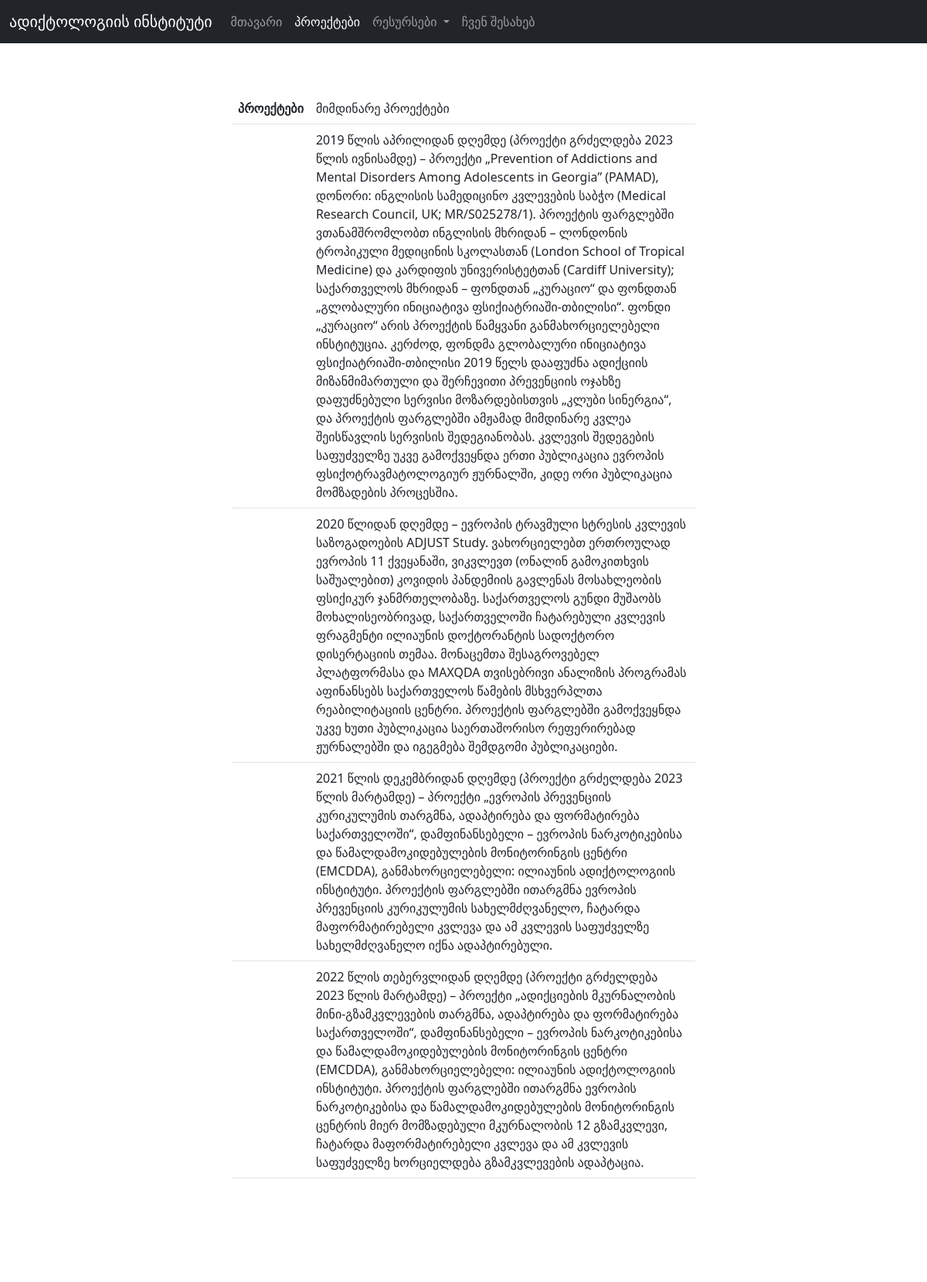
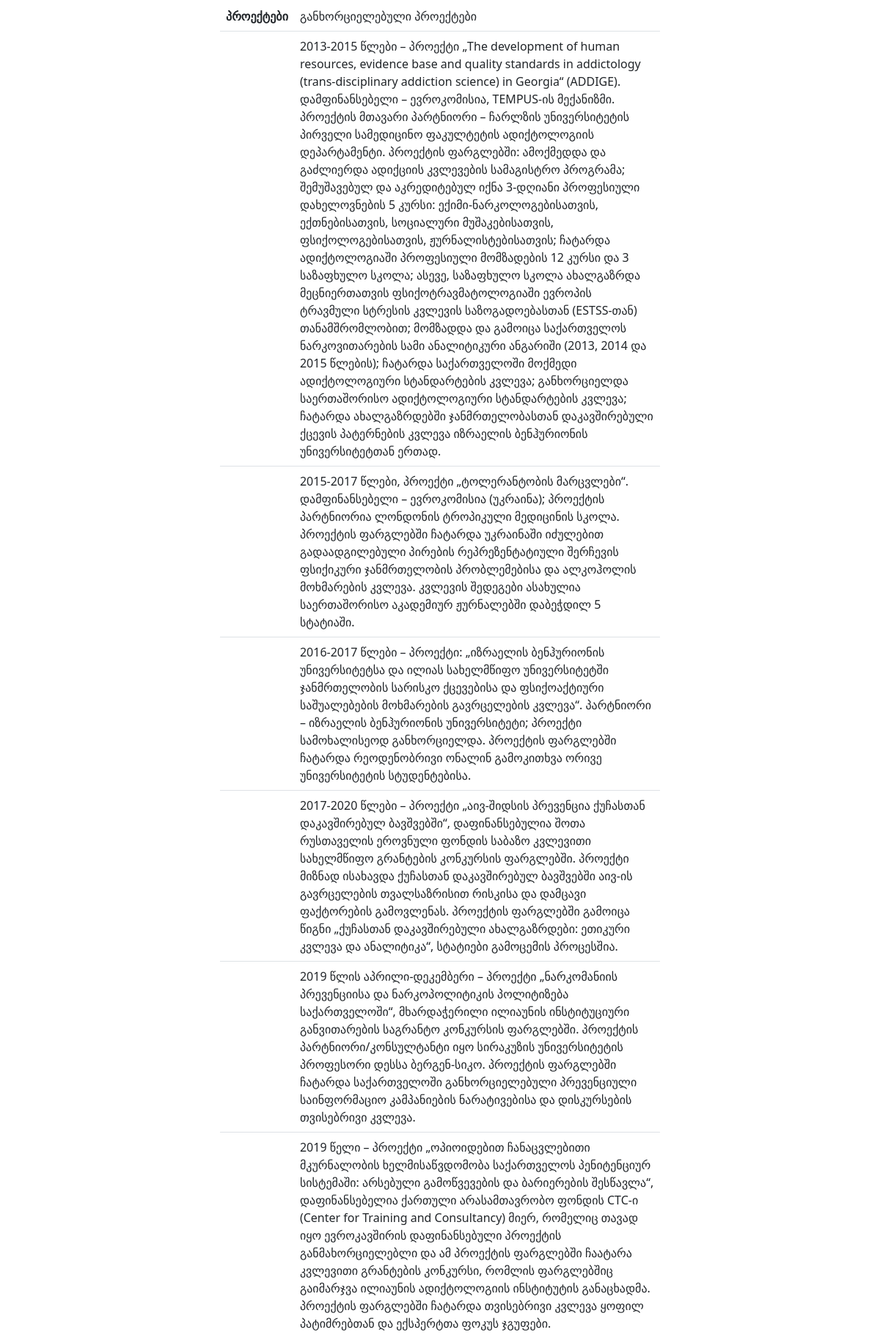
The app's page /projects (upper part) with its own data (2 pictures, top to bottom).
### addiction/models/projects.py (models this page shows)
class Project(BaseModel):
    __tablename__ = 'projects'
    id=db.Column(db.Integer, primary_key=True)
    current=db.Column(db.String)
    implemented=db.Column(db.String)

### addiction/views/main/routes.py (the view)
@main_blueprint.route("/projects")
def projects():
    projects=Project.query.all()
    return render_template("main/projects.html", name_dict=name_dict, projects=projects)

### addiction/templates/main/projects.html (shortened to what this page needs)
{%extends "layouts/base.html"%}
{%block content%}
<div class="d-flex justify-content-center mt-5 mb-5">
<div class="col-md-7 col-lg-6 mt-3">
<table class="table borderless">
    <tbody>
      <tr>
        <th>პროექტები</th>
        <td>მიმდინარე პროექტები</td>
    </tr>
        {%for i in projects%}
        {%if i.current%}
        <tr>
        <td></td>
        <td>{{i.current}}</td>
        </tr>
        {%endif%}
        {%endfor%}
    </tbody>
  </table>
  <br>
  <br>
  <br>
  <br>
  <br>
  <table class="table borderless">
    <tbody>
      <tr>
        <th>პროექტები</th>
        <td>განხორციელებული პროექტები</td>
    </tr>
        {%for i in projects%}
        <tr>
        <td></td>
        <td>{{i.implemented}}</td>
        </tr>
        {%endfor%}
    </tbody>
  </table>
</div>
</div>
{%endblock%}

### records on screen
Project: current "2019 წლის აპრილიდან დღემდე (პროექტი გრძელდება 2023 წლის ივნისამდე) – პროექტი „Prevention of Addictions and Mental Disorders Among Adolescents in Georgia” (PAMAD), დონორი: ინგლისის სამედიცინო კვლევების საბჭო (Medical Research Council, UK; MR/S025278/1). პროექტის ფარგლებში ვთანამშრომლობთ ინგლისის მხრიდან – ლონდონის ტროპიკული მედიცინის სკოლასთან (London School of Tropical Medicine) და კარდიფის უნივერისტეტთან (Cardiff University); საქართველოს მხრიდან – ფონდთან „კურაციო“ და ფონდთან „გლობალური ინიციატივა ფსიქიატრიაში-თბილისი“. ფონდი „კურაციო“ არის პროექტის წამყვანი განმახორციელებელი ინსტიტუცია. კერძოდ, ფონდმა გლობალური ინიციატივა ფსიქიატრიაში-თბილისი 2019 წელს დააფუძნა ადიქციის მიზანმიმართული და…", implemented "2013-2015 წლები – პროექტი „The development of human resources, evidence base and quality standards in addictology (trans-disciplinary addiction science) in Georgia“ (ADDIGE). დამფინანსებელი – ევროკომისია, TEMPUS-ის მექანიზმი. პროექტის მთავარი პარტნიორი – ჩარლზის უნივერსიტეტის პირველი სამედიცინო ფაკულტეტის ადიქტოლოგიის დეპარტამენტი. პროექტის ფარგლებში: ამოქმედდა და გაძლიერდა ადიქციის კვლევების სამაგისტრო პროგრამა; შემუშავებულ და აკრედიტებულ იქნა 3-დღიანი პროფესიული დახელოვნების 5 კურსი: ექიმი-ნარკოლოგებისათვის, ექთნებისათვის, სოციალური მუშაკებისათვის, ფსიქოლოგებისათვის, ჟურნალისტებისათვის; ჩატარდა ადიქტოლოგიაში პროფესიული მომზადების 12 კურსი და 3 საზაფხულო სკოლა; ასევე, საზაფხულო სკოლა…"
Project: current "2020 წლიდან დღემდე – ევროპის ტრავმული სტრესის კვლევის საზოგადოების ADJUST Study. ვახორციელებთ ერთროულად ევროპის 11 ქვეყანაში, ვიკვლევთ (ონალინ გამოკითხვის საშუალებით) კოვიდის პანდემიის გავლენას მოსახლეობის ფსიქიკურ ჯანმრთელობაზე. საქართველოს გუნდი მუშაობს მოხალისეობრივად, საქართველოში ჩატარებული კვლევის ფრაგმენტი ილიაუნის დოქტორანტის სადოქტორო დისერტაციის თემაა. მონაცემთა შესაგროვებელ პლატფორმასა და MAXQDA თვისებრივი ანალიზის პროგრამას აფინანსებს საქართველოს წამების მსხვერპლთა რეაბილიტაციის ცენტრი. პროექტის ფარგლებში გამოქვეყნდა უკვე ხუთი პუბლიკაცია საერთაშორისო რეფერირებად ჟურნალებში და იგეგმება შემდგომი პუბლიკაციები.", implemented "2015-2017 წლები, პროექტი „ტოლერანტობის მარცვლები“. დამფინანსებელი – ევროკომისია (უკრაინა); პროექტის პარტნიორია ლონდონის ტროპიკული მედიცინის სკოლა. პროექტის ფარგლებში ჩატარდა უკრაინაში იძულებით გადაადგილებული პირების რეპრეზენტატიული შერჩევის ფსიქიკური ჯანმრთელობის პრობლემებისა და ალკოჰოლის მოხმარების კვლევა. კვლევის შედეგები ასახულია საერთაშორისო აკადემიურ ჟურნალებში დაბეჭდილ 5 სტატიაში."
Project: current "2021 წლის დეკემბრიდან დღემდე (პროექტი გრძელდება 2023 წლის მარტამდე) – პროექტი „ევროპის პრევენციის კურიკულუმის თარგმნა, ადაპტირება და ფორმატირება საქართველოში“, დამფინანსებელი – ევროპის ნარკოტიკებისა და წამალდამოკიდებულების მონიტორინგის ცენტრი (EMCDDA), განმახორციელებელი: ილიაუნის ადიქტოლოგიის ინსტიტუტი. პროექტის ფარგლებში ითარგმნა ევროპის პრევენციის კურიკულუმის სახელმძღვანელო, ჩატარდა მაფორმატირებელი კვლევა და ამ კვლევის საფუძველზე სახელმძღვანელო იქნა ადაპტირებული.", implemented "2016-2017 წლები – პროექტი: „იზრაელის ბენჰურიონის უნივერსიტეტსა და ილიას სახელმწიფო უნივერსიტეტში ჯანმრთელობის სარისკო ქცევებისა და ფსიქოაქტიური საშუალებების მოხმარების გავრცელების კვლევა“. პარტნიორი – იზრაელის ბენჰურიონის უნივერსიტეტი; პროექტი სამოხალისეოდ განხორციელდა. პროექტის ფარგლებში ჩატარდა რეოდენობრივი ონალინ გამოკითხვა ორივე უნივერსიტეტის სტუდენტებისა."
Project: current "2022 წლის თებერვლიდან დღემდე (პროექტი გრძელდება 2023 წლის მარტამდე) – პროექტი „ადიქციების მკურნალობის მინი-გზამკვლევების თარგმნა, ადაპტირება და ფორმატირება საქართველოში“, დამფინანსებელი – ევროპის ნარკოტიკებისა და წამალდამოკიდებულების მონიტორინგის ცენტრი (EMCDDA), განმახორციელებელი: ილიაუნის ადიქტოლოგიის ინსტიტუტი. პროექტის ფარგლებში ითარგმნა ევროპის ნარკოტიკებისა და წამალდამოკიდებულების მონიტორინგის ცენტრის მიერ მომზადებული მკურნალობის 12 გზამკვლევი, ჩატარდა მაფორმატირებელი კვლევა და ამ კვლევის საფუძველზე ხორციელდება გზამკვლევების ადაპტაცია.", implemented "2017-2020 წლები – პროექტი „აივ-შიდსის პრევენცია ქუჩასთან დაკავშირებულ ბავშვებში“, დაფინანსებულია შოთა რუსთაველის ეროვნული ფონდის საბაზო კვლევითი სახელმწიფო გრანტების კონკურსის ფარგლებში. პროექტი მიზნად ისახავდა ქუჩასთან დაკავშირებულ ბავშვებში აივ-ის გავრცელების თვალსაზრისით რისკისა და დამცავი ფაქტორების გამოვლენას. პროექტის ფარგლებში გამოიცა წიგნი „ქუჩასთან დაკავშირებული ახალგაზრდები: ეთიკური კვლევა და ანალიტიკა“, სტატიები გამოცემის პროცესშია."
Project: implemented "2019 წლის აპრილი-დეკემბერი – პროექტი „ნარკომანიის პრევენციისა და ნარკოპოლიტიკის პოლიტიზება საქართველოში“, მხარდაჭერილი ილიაუნის ინსტიტუციური განვითარების საგრანტო კონკურსის ფარგლებში. პროექტის პარტნიორი/კონსულტანტი იყო სირაკუზის უნივერსიტეტის პროფესორი დესსა ბერგენ-სიკო. პროექტის ფარგლებში ჩატარდა საქართველოში განხორციელებული პრევენციული საინფორმაციო კამპანიების ნარატივებისა და დისკურსების თვისებრივი კვლევა."
Project: implemented "2019 წელი – პროექტი „ოპიოიდებით ჩანაცვლებითი მკურნალობის ხელმისაწვდომობა საქართველოს პენიტენციურ სისტემაში: არსებული გამოწვევების და ბარიერების შესწავლა“, დაფინანსებელია ქართული არასამთავრობო ფონდის CTC-ი (Center for Training and Consultancy) მიერ, რომელიც თავად იყო ევროკავშირის დაფინანსებული პროექტის განმახორციელებლი და ამ პროექტის ფარგლებში ჩაატარა კვლევითი გრანტების კონკურსი, რომლის ფარგლებშიც გაიმარჯვა ილიაუნის ადიქტოლოგიის ინსტიტუტის განაცხადმა. პროექტის ფარგლებში ჩატარდა თვისებრივი კვლევა ყოფილ პატიმრებთან და ექსპერტთა ფოკუს ჯგუფები."
